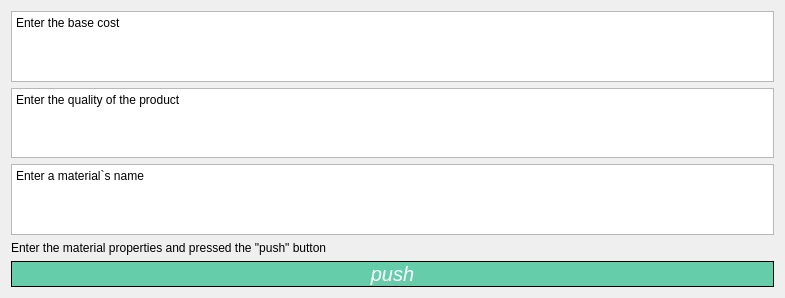
<?xml version="1.0" encoding="UTF-8"?>
<ui version="4.0">
 <class>Form</class>
 <widget class="QDialog" name="Form">
  <property name="geometry">
   <rect>
    <x>0</x>
    <y>0</y>
    <width>785</width>
    <height>298</height>
   </rect>
  </property>
  <property name="windowTitle">
   <string>Dialog</string>
  </property>
  <layout class="QVBoxLayout" name="verticalLayout">
   <item>
    <layout class="QVBoxLayout" name="verticalLayout_2">
     <item>
      <widget class="QTextEdit" name="textEdit">
       <property name="html">
        <string>&lt;!DOCTYPE HTML PUBLIC &quot;-//W3C//DTD HTML 4.0//EN&quot; &quot;http://www.w3.org/TR/REC-html40/strict.dtd&quot;&gt;
&lt;html&gt;&lt;head&gt;&lt;meta name=&quot;qrichtext&quot; content=&quot;1&quot; /&gt;&lt;meta charset=&quot;utf-8&quot; /&gt;&lt;style type=&quot;text/css&quot;&gt;
p, li { white-space: pre-wrap; }
hr { height: 1px; border-width: 0; }
&lt;/style&gt;&lt;/head&gt;&lt;body style=&quot; font-family:'Segoe UI'; font-size:9pt; font-weight:400; font-style:normal;&quot;&gt;
&lt;p style=&quot; margin-top:0px; margin-bottom:0px; margin-left:0px; margin-right:0px; -qt-block-indent:0; text-indent:0px;&quot;&gt;Enter the base cost&lt;/p&gt;&lt;/body&gt;&lt;/html&gt;</string>
       </property>
      </widget>
     </item>
     <item>
      <widget class="QTextEdit" name="textEdit_2">
       <property name="html">
        <string>&lt;!DOCTYPE HTML PUBLIC &quot;-//W3C//DTD HTML 4.0//EN&quot; &quot;http://www.w3.org/TR/REC-html40/strict.dtd&quot;&gt;
&lt;html&gt;&lt;head&gt;&lt;meta name=&quot;qrichtext&quot; content=&quot;1&quot; /&gt;&lt;meta charset=&quot;utf-8&quot; /&gt;&lt;style type=&quot;text/css&quot;&gt;
p, li { white-space: pre-wrap; }
hr { height: 1px; border-width: 0; }
&lt;/style&gt;&lt;/head&gt;&lt;body style=&quot; font-family:'Segoe UI'; font-size:9pt; font-weight:400; font-style:normal;&quot;&gt;
&lt;p style=&quot; margin-top:0px; margin-bottom:0px; margin-left:0px; margin-right:0px; -qt-block-indent:0; text-indent:0px;&quot;&gt;Enter the quality of the product&lt;/p&gt;&lt;/body&gt;&lt;/html&gt;</string>
       </property>
      </widget>
     </item>
     <item>
      <widget class="QTextEdit" name="textEdit_3">
       <property name="html">
        <string>&lt;!DOCTYPE HTML PUBLIC &quot;-//W3C//DTD HTML 4.0//EN&quot; &quot;http://www.w3.org/TR/REC-html40/strict.dtd&quot;&gt;
&lt;html&gt;&lt;head&gt;&lt;meta name=&quot;qrichtext&quot; content=&quot;1&quot; /&gt;&lt;meta charset=&quot;utf-8&quot; /&gt;&lt;style type=&quot;text/css&quot;&gt;
p, li { white-space: pre-wrap; }
hr { height: 1px; border-width: 0; }
&lt;/style&gt;&lt;/head&gt;&lt;body style=&quot; font-family:'Segoe UI'; font-size:9pt; font-weight:400; font-style:normal;&quot;&gt;
&lt;p style=&quot; margin-top:0px; margin-bottom:0px; margin-left:0px; margin-right:0px; -qt-block-indent:0; text-indent:0px;&quot;&gt;Enter a material`s name&lt;/p&gt;&lt;/body&gt;&lt;/html&gt;</string>
       </property>
      </widget>
     </item>
     <item>
      <widget class="QLabel" name="label">
       <property name="text">
        <string>Enter the material properties and pressed the &quot;push&quot; button</string>
       </property>
      </widget>
     </item>
     <item>
      <widget class="QPushButton" name="push">
       <property name="styleSheet">
        <string notr="true">background: mediumaquamarine;
color: #fff;
font-style: italic;
border: 1px solid black;
font-family: &quot;Spectral&quot;, serif;
font-size: 20px;</string>
       </property>
       <property name="text">
        <string>push</string>
       </property>
      </widget>
     </item>
    </layout>
   </item>
  </layout>
 </widget>
 <resources/>
 <connections/>
</ui>
